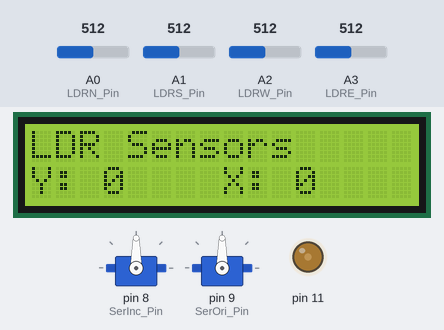
Bench run of a sketch on a simulated Arduino Uno, built with avr-gcc and run on an emulated ATmega328P. On the bench: 2 × servo, 16×2 character LCD, output pins drawn as LEDs (lit = HIGH). Inputs (shaded band) come from the test bench; at power-on: A0 (LDRN_Pin) = 512, A3 (LDRE_Pin) = 512, A1 (LDRS_Pin) = 512, A2 (LDRW_Pin) = 512. What the sketch prints to the serial monitor is not drawn.

Above: at 1.2 s.
1.3 s: A0 (LDRN_Pin) set to 716
At 2.5 s:
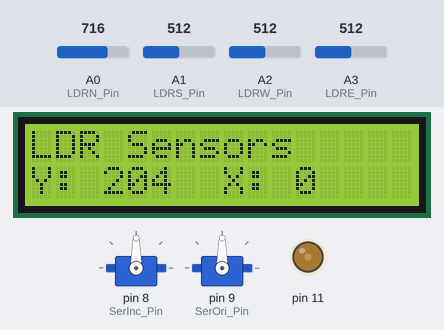
3.5 s: A3 (LDRE_Pin) set to 716
At 4.6 s:
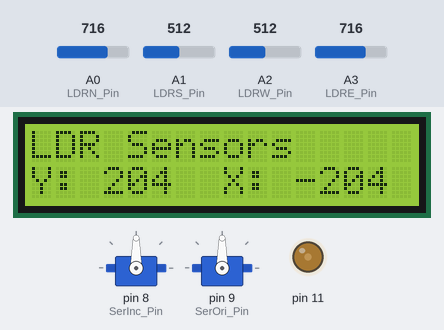
5.5 s: A1 (LDRS_Pin) set to 306
At 6.6 s:
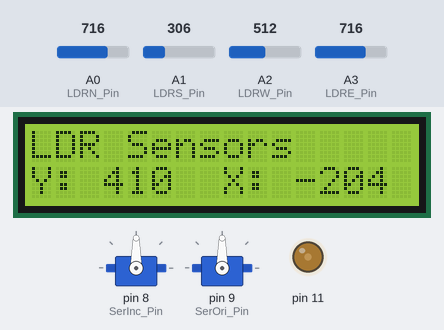
7.6 s: A2 (LDRW_Pin) set to 306
At 8.7 s:
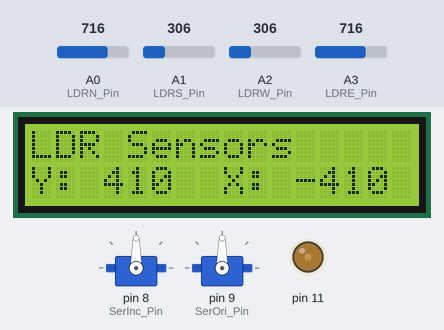
9.6 s: A0 (LDRN_Pin) set to 992
At 10.8 s:
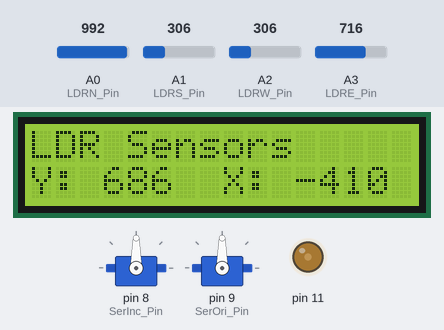
11.6 s: A1 (LDRS_Pin) set to 30
At 12.8 s:
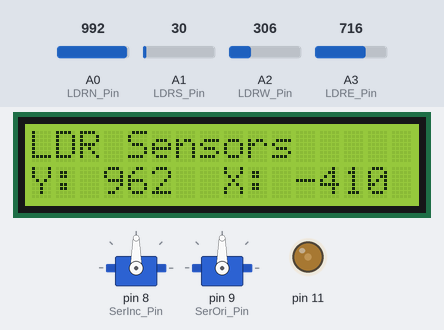
Timing chart, 0 to 14.6 s (numbered marks = the images above; inputs shaded):
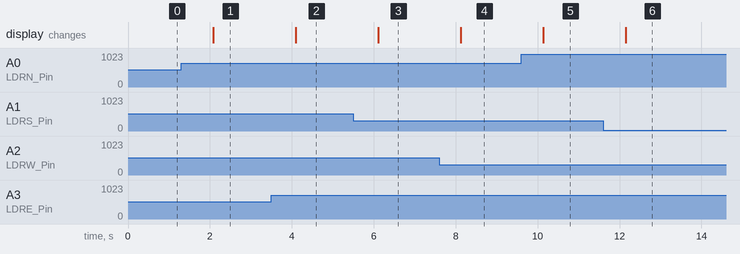

Measured:
- after the input at 1.3 s, the display: changes after 0.78 s (image 1)
- after the input at 3.5 s, the display: changes after 0.60 s (image 2)
- after the input at 5.5 s, the display: changes after 0.61 s (image 3)
- after the input at 7.6 s, the display: changes after 0.53 s (image 4)
- after the input at 9.6 s, the display: changes after 0.54 s (image 5)
- after the input at 11.6 s, the display: changes after 0.56 s (image 6)

The sketch:

LCDnLDR.ino
```cpp
#include <LiquidCrystal.h>
#include <Servo.h>

// Pin Setup

// LCD
// LED+ : 5V
#define RS 22
#define EN 23
#define D4 24
#define D5 25
#define D6 26
#define D7 27
// #define Vo: Pin

//Servo
#define SerInc_Pin 8 // inclination servo
#define SerOri_Pin 9 // horizontal servo

// LDR
#define LDRN_Pin A0 // LDR North
#define LDRS_Pin A1 // LDR South
#define LDRW_Pin A2 // LDR West
#define LDRE_Pin A3 // LDR East


// LC Display
LiquidCrystal lcd(RS,EN,D4,D5,D6,D7);
int bright = 65;

// Servos
Servo servoinc;
Servo servoori;

void setup() {

  // Setup Serial connection
  Serial.begin(9600);

  // Setup Servos
  servoinc.attach(SerInc_Pin);
  servoinc.write(90);
  servoori.attach(SerOri_Pin);
  servoori.write(90);

  // Setup LCD
  pinMode(9, OUTPUT);
  lcd.begin(16,2);
  analogWrite(11, bright);
}

void loop() {

  // Read LDR Values
  int LDRN = analogRead(LDRN_Pin);
  int LDRS = analogRead(LDRS_Pin);
  int LDRW = analogRead(LDRW_Pin);
  int LDRE = analogRead(LDRE_Pin);

  int LDRY = LDRN - LDRS ;
  int LDRX = LDRW - LDRE ;

  // Display values on LCD
  lcd.clear();
  lcd.print("LDR Sensors");
  lcd.setCursor(0,1);
  lcd.print("Y: ");
  lcd.print(LDRY);
  lcd.setCursor(8,1);
  lcd.print("X: ");
  lcd.print(LDRX);

  // Serial output of values
  Serial.println(LDRN);
  Serial.println(LDRS);
  Serial.println(LDRY);
  Serial.println(LDRW);
  Serial.println(LDRE);
  Serial.println(LDRX);
  delay(1000);

}
```
